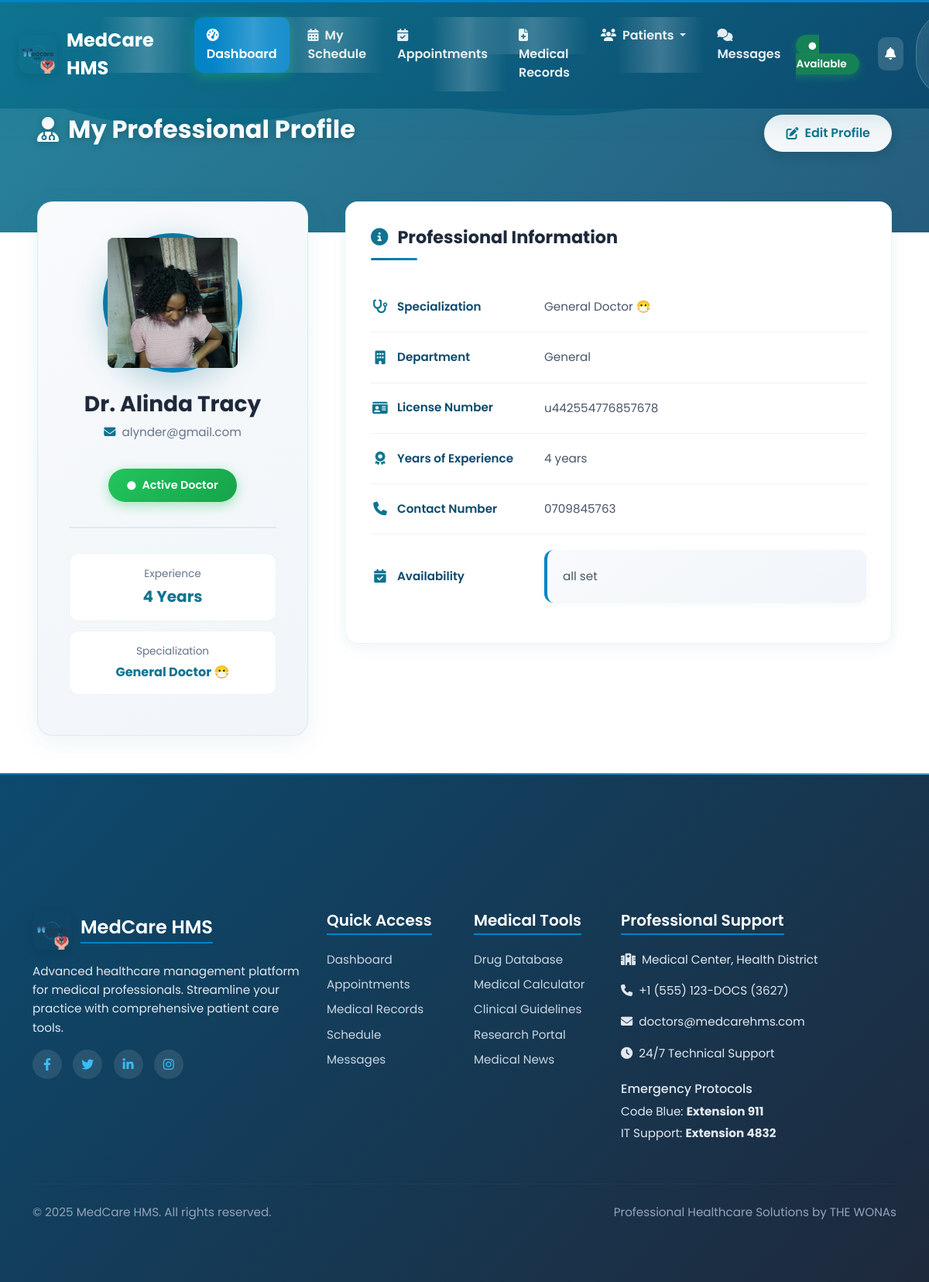
Page /doctors/profile/ (signed in) on the committed database.
### doctors/models.py (models this page shows, shortened)
class DoctorProfile(models.Model):
    user = models.OneToOneField(User, on_delete=models.CASCADE, related_name='doctorprofile')
    profile_picture = models.ImageField(upload_to=get_doctor_image_path, null=True, blank=True, default='profile_pictures/default.jpeg')
    specialization = models.CharField(max_length=100)
    department = models.ForeignKey(Department, on_delete=models.SET_NULL, null=True, blank=True)
    license_number = models.CharField(max_length=100, unique=True, null=True, blank=True)
    years_of_experience = models.PositiveIntegerField(default=0)
    availability = models.TextField(blank=True, null=True, help_text="e.g., Mon-Fri, 9am-5pm")

### management/models.py (models this page shows, shortened)
class Department(models.Model):
    name = models.CharField(max_length=100, unique=True, help_text="e.g., Cardiology, Orthopedics")
    description = models.TextField(blank=True, null=True)
    is_active = models.BooleanField(default=True)

### accounts/models.py (models this page shows, shortened)
class UserProfile(models.Model):
    ROLE_CHOICES = (
        ('ADMIN', 'Admin'),
        ('DOCTOR', 'Doctor'),
        ('RECEPTIONIST', 'Receptionist'),
        ('PATIENT', 'Patient'),
    )
    user = models.OneToOneField(User, on_delete=models.CASCADE)
    role = models.CharField(max_length=20, choices=ROLE_CHOICES)
    contact = models.CharField(max_length=20, null=True, blank=True)

### doctors/views.py (the view)
# urls.py: path('profile/', views.doctor_profile_view, name='doctor_profile'),
@login_required
@doctor_required
def doctor_profile_view(request):
    profile, created = DoctorProfile.objects.get_or_create(user=request.user)
    return render(request, 'doctors/doctor_profile.html', {'profile': profile})

### accounts/templatetags/profile_tags.py (called while the page is built)
@register.simple_tag
def get_profile_image_url(user):
    try:
        if hasattr(user, 'doctorprofile') and user.doctorprofile.profile_picture:
            return user.doctorprofile.profile_picture.url
        elif hasattr(user, 'patientprofile') and user.patientprofile.profile_picture:
            return user.patientprofile.profile_picture.url
        elif hasattr(user, 'receptionistprofile') and user.receptionistprofile.profile_picture:
            return user.receptionistprofile.profile_picture.url
    except (AttributeError, ValueError):
        pass
    return '/static/profile_pictures/default.jpeg'

@register.simple_tag
def get_user_initials(user):
    if user.first_name and user.last_name:
        return f"{user.first_name[0]}{user.last_name[0]}".upper()
    elif user.first_name:
        return user.first_name[0].upper()
    elif user.username:
        return user.username[0].upper()
    return "U"

@register.simple_tag
def get_user_role_color(user):
    try:
        if hasattr(user, 'doctorprofile'):
            return '#14B8A6'  # Teal accent for doctors
        elif hasattr(user, 'patientprofile'):
            return '#0E7490'  # Primary teal for patients
        elif hasattr(user, 'receptionistprofile'):
            return '#5ce9f6'  # Purple accent for receptionists
    except AttributeError:
        pass
    return '#14B8A6'  # Default to teal

@register.inclusion_tag('components/profile_image.html')
def profile_image(user, size="40", css_class="user-avatar", show_fallback=True):
    return {
        'user': user,
        'size': size,
        'css_class': css_class,
        'show_fallback': show_fallback,
        'image_url': get_profile_image_url(user),
        'initials': get_user_initials(user),
        'role_color': get_user_role_color(user),
    }

### chat/context_processors.py (called while the page is built)
def unread_chat_messages(request):
    if request.user.is_authenticated:
        threads = request.user.chat_threads.all()
        total_unread = 0
        for thread in threads:
            total_unread += thread.get_unread_count_for_user(request.user)
        return {'unread_chat_messages_count': total_unread}
    return {'unread_chat_messages_count': 0}

### chat/models.py (called while the page is built)
    def get_unread_count_for_user(self, user):
        return self.messages.filter(is_read=False).exclude(sender=user).count()

### templates/doctors/doctor_profile.html (shortened to what this page needs)
{% extends 'base_doctor.html' %}
{% load static %}
{% load profile_tags %}
{% block content %}
<div class="doctor-profile-page">
    <div class="profile-container-custom">
        <div class="profile-card-custom">
            <div class="profile-header-custom">
                <h1 class="profile-title-custom">
                    <i class="fas fa-user-md"></i>
                    My Professional Profile
                </h1>
                <a href="{% url 'doctors:edit_doctor_profile' %}" class="edit-profile-btn-custom">
                    <i class="fas fa-edit"></i>
                    <span>Edit Profile</span>
                </a>
            </div>
            <div class="profile-content-custom">
                <div class="profile-main-grid-custom">
                    <div class="profile-sidebar-custom">
                        <div class="profile-image-container-custom">
                            <div class="profile-image-wrapper-custom">
                                {% profile_image user size="168" css_class="profile-page-image-custom" %}
                            </div>
                        </div>
                        <h2 class="doctor-name-custom">Dr. {{ user.get_full_name }}</h2>
                        <div class="doctor-email-custom">
                            <i class="fas fa-envelope"></i>
                            <span>{{ user.email }}</span>
                        </div>
                        {% if user.is_active %}
                            <span class="status-badge-profile-custom active">
                                <i class="fas fa-circle"></i>
                                Active Doctor
                            </span>
                        {% else %}
                            <span class="status-badge-profile-custom pending">
                                <i class="fas fa-clock"></i>
                                Pending Approval
                            </span>
                        {% endif %}
                        <div class="quick-stats-custom">
                            <div class="stat-item-custom">
                                <div class="stat-label-custom">Experience</div>
                                <div class="stat-value-custom">{{ profile.years_of_experience }} Years</div>
                            </div>
                            <div class="stat-item-custom">
                                <div class="stat-label-custom">Specialization</div>
                                <div class="stat-value-custom" style="font-size: 1rem;">{{ profile.specialization|default:"Not set" }}</div>
                            </div>
                        </div>
                    </div>
                    <div class="profile-details-custom">
                        <div class="details-section-custom">
                            <h3 class="section-title-custom">
                                <i class="fas fa-info-circle"></i>
                                Professional Information
                            </h3>
                            <div class="detail-row-custom">
                                <div class="detail-label-custom">
                                    <i class="fas fa-stethoscope"></i>
                                    Specialization
                                </div>
                                <div class="detail-value-custom {% if not profile.specialization %}not-set{% endif %}">
                                    {{ profile.specialization|default:"Not set" }}
                                </div>
                            </div>
                            <div class="detail-row-custom">
                                <div class="detail-label-custom">
                                    <i class="fas fa-building"></i>
                                    Department
                                </div>
                                <div class="detail-value-custom {% if not profile.department %}not-set{% endif %}">
                                    {{ profile.department.name|default:"Not set" }}
                                </div>
                            </div>
                            <div class="detail-row-custom">
                                <div class="detail-label-custom">
                                    <i class="fas fa-id-card"></i>
                                    License Number
                                </div>
                                <div class="detail-value-custom {% if not profile.license_number %}not-set{% endif %}">
                                    {{ profile.license_number|default:"Not set" }}
                                </div>
                            </div>
                            <div class="detail-row-custom">
                                <div class="detail-label-custom">
                                    <i class="fas fa-award"></i>
                                    Years of Experience
                                </div>
                                <div class="detail-value-custom">
                                    {{ profile.years_of_experience }} years
                                </div>
                            </div>
                            <div class="detail-row-custom">
                                <div class="detail-label-custom">
                                    <i class="fas fa-phone"></i>
                                    Contact Number
                                </div>
                                <div class="detail-value-custom {% if not user.userprofile.contact %}not-set{% endif %}">
                                    {{ user.userprofile.contact|default:"Not set" }}
                                </div>
                            </div>
                            <div class="detail-row-custom">
                                <div class="detail-label-custom">
                                    <i class="fas fa-calendar-check"></i>
                                    Availability
                                </div>
                                <div class="detail-value-custom">
                                    {% if profile.availability %}
                                        <div class="availability-text-custom">{{ profile.availability|linebreaksbr }}</div>
                                    {% else %}
                                        <span class="not-set">Not set</span>
                                    {% endif %}
                                </div>
                            </div>
                        </div>
                    </div>
                </div>
            </div>
        </div>
    </div>
</div>
{% endblock %}

### templates/components/profile_image.html (shortened to what this page needs)
{% load static %}
<div class="profile-image-container" style="position: relative; display: inline-block;">
    <img src="{{ image_url }}"
         alt="{{ user.get_full_name|default:user.username }}"
         class="{{ css_class }}"
         style="width: {{ size }}px; height: {{ size }}px; border-radius: {% if 'rounded' in css_class %}50%{% else %}8px{% endif %}; object-fit: cover; background: {{ role_color }};"
         onerror="this.style.display='none'; this.nextElementSibling.style.display='flex';">
</div>

### static/css/themes/doctor-theme.css (style rules this page uses)
:root { --doctor-primary: #14B8A6; --doctor-primary-dark: #0F766E; --doctor-primary-light: #5EEAD4; --doctor-secondary: #0284C7; --doctor-accent: #22C55E; --doctor-warning: #F59E0B; --doctor-danger: #EF4444; --doctor-success: #10B981; --doctor-gradient-primary: linear-gradient(135deg, #14B8A6 0%, #0F766E 100%); --doctor-gradient-secondary: linear-gradient(135deg, #0284C7 0%, #0369A1 100%); --doctor-gradient-card: linear-gradient(145deg, #ffffff 0%, #f8fafc 100%); --doctor-shadow-primary: 0 4px 20px rgba(20, 184, 166, 0.25); --doctor-shadow-card: 0 8px 32px rgba(15, 118, 110, 0.15); --doctor-shadow-hover: 0 12px 40px rgba(20, 184, 166, 0.3); }

### templates/base_doctor.html (style rules this page uses)
:root { --primary-teal: #0E7490; --primary-dark-teal: #0C4A6E; --sky-blue: #0284C7; --light-sky-blue: #38BDF8; --background-light: #F1F5F9; --background-white: #FFFFFF; --accent-blue: var(--sky-blue); --text-dark: #1E293B; --accent-green: var(--accent-blue); --accent-orange: #F97316; }
* { font-family: 'Poppins', sans-serif; }
body { background-color: var(--background-light); color: var(--text-dark); display: flex; flex-direction: column; min-height: 100vh; overflow-x: hidden; }
html { scroll-behavior: smooth; }

### templates/components/messages.html (style rules this page uses)
:root { --message-success: #10b981; --message-success-bg: #ecfdf5; --message-success-border: #a7f3d0; --message-success-text: #065f46; --message-error: #ef4444; --message-error-bg: #fef2f2; --message-error-border: #fecaca; --message-error-text: #991b1b; --message-warning: #f59e0b; --message-warning-bg: #fffbeb; --message-warning-border: #fed7aa; --message-warning-text: #92400e; --message-info: #3b82f6; --message-info-bg: #eff6ff; --message-info-border: #bfdbfe; --message-info-text: #1e40af; --message-slide-duration: 300ms; --message-fade-duration: 250ms; --message-scale-duration: 200ms; }

### rows in the picture
DoctorProfile: years_of_experience "4", specialization "General Doctor 😷", department.name "General", license_number "u442554776857678", availability "all set"

### other values in the picture
{{ user.get_full_name }} "Alinda Tracy"
{{ user.email }} "alynder@gmail.com"
{{ user.userprofile.contact|default:"Not set" }} "0709845763"
